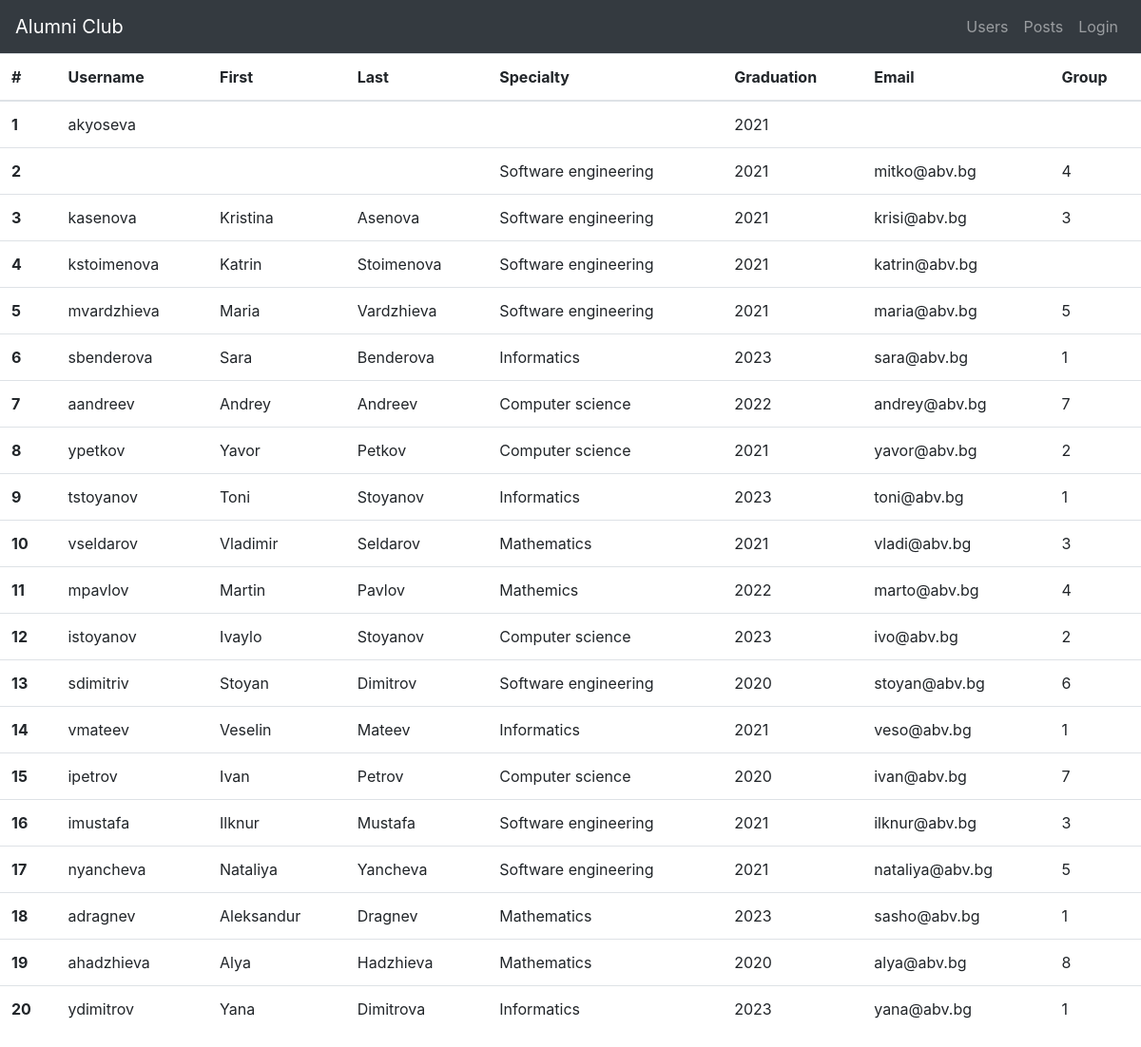
The page /users.php on the database its author committed.
### tables this page shows
CREATE TABLE `visibility` (
  `v_user_id` int(11) NOT NULL,
  `v_username` int(11) NOT NULL,
  `v_first_name` int(11) NOT NULL,
  `v_last_name` int(11) NOT NULL,
  `v_specialty` int(11) NOT NULL,
  `v_graduation` int(11) NOT NULL,
  `v_email` int(11) DEFAULT NULL,
  `v_uni_group` int(11) NOT NULL
);

CREATE TABLE `users` (
  `id` int(11) NOT NULL,
  `username` varchar(45) NOT NULL,
  `first_name` varchar(45) NOT NULL,
  `last_name` varchar(45) NOT NULL,
  `specialty` varchar(45) NOT NULL,
  `graduation` year(4) NOT NULL,
  `password` varchar(45) NOT NULL,
  `email` varchar(45) DEFAULT NULL,
  `uni_group` int(11) NOT NULL
);

### users.php (the view, shortened to what this page needs)
<?php
include 'includes/header.php';
$counter = 1;
?>
<table class="table">
    <thead>
        <tr>
            <th scope="col">#</th>
            <th scope="col">Username</th>
            <th scope="col">First</th>
            <th scope="col">Last</th>
            <th scope="col">Specialty</th>
            <th scope="col">Graduation</th>
            <th scope="col">Email</th>
            <th scope="col">Group</th>
        </tr>
    </thead>
    <tbody>
        <?php
        if (isset($_SESSION["username"])) {
            $stmt = $pdo->prepare('SELECT * FROM users INNER JOIN visibility ON id = v_user_id WHERE id = :id ');
            $stmt->execute(['id' => $_SESSION['id']]);
            $user = $stmt->fetch();
            $user_specialty = $user["specialty"];
            $user_uni_group = $user["uni_group"];
            $data = $pdo->query("SELECT * FROM users INNER JOIN visibility ON id = v_user_id ");
            foreach ($data as $row) {
        ?>
                <tr>
                    <th scope="row"><?php echo $counter++ ?></th>
                    <td><?php if (checkVisible($row['v_username'], $row, $user_specialty, $user_uni_group)) {
                            echo $row['username'];
                        } ?></td>
                    <td><?php if (checkVisible($row['v_first_name'], $row, $user_specialty, $user_uni_group)) {
                            echo $row['first_name'];
                        } ?></td>
                    <td><?php if (checkVisible($row['v_last_name'], $row, $user_specialty, $user_uni_group)) {
                            echo $row['last_name'];
                        } ?></td>
                    <td><?php if (checkVisible($row['v_specialty'], $row, $user_specialty, $user_uni_group)) {
                            echo $row['specialty'];
                        } ?></td>
                    <td><?php if (checkVisible($row['v_graduation'], $row, $user_specialty, $user_uni_group)) {
                            echo $row['graduation'];
                        } ?></td>
                    <td><?php if (checkVisible($row['v_email'], $row, $user_specialty, $user_uni_group)) {
                            echo $row['email'];
                        } ?></td>
                    <td><?php if (checkVisible($row['v_uni_group'], $row, $user_specialty, $user_uni_group)) {
                            echo $row['uni_group'];
                        } ?></td>
                </tr>
            <?php
            }
        } else {
            $data = $pdo->query("SELECT * FROM users INNER JOIN visibility ON id = v_user_id ");
            foreach ($data as $row) {
            ?>
                <tr>
                    <th scope="row"><?php echo $counter++ ?></th>
                    <td><?php if ($row['v_username'] == 0) {
                            echo $row['username'];
                        } ?></td>
                    <td><?php if ($row['v_first_name'] == 0) {
                            echo $row['first_name'];
                        } ?></td>
                    <td><?php if ($row['v_last_name']  == 0) {
                            echo $row['last_name'];
                        } ?></td>
                    <td><?php if ($row['v_specialty'] == 0) {
                            echo $row['specialty'];
                        } ?></td>
                    <td><?php if ($row['v_graduation'] == 0) {
                            echo $row['graduation'];
                        } ?></td>
                    <td><?php if ($row['v_email'] == 0) {
                            echo $row['email'];
                        } ?></td>
                    <td><?php if ($row['v_uni_group'] == 0) {
                            echo $row['uni_group'];
                        } ?></td>
                </tr>
        <?php
            }
        }
        ?>
    </tbody>
</table>
<?php
include 'includes/footer.php';

### rows shown on the page
visibility: v_user_id.username "akyoseva", v_user_id.graduation "2021"
visibility: v_user_id.specialty "Software engineering", v_user_id.graduation "2021", v_user_id.email "mitko@abv.bg", v_user_id.uni_group "4"
visibility: v_user_id.username "kasenova", v_user_id.first_name "Kristina", v_user_id.last_name "Asenova", v_user_id.specialty "Software engineering", v_user_id.graduation "2021", v_user_id.email "krisi@abv.bg", v_user_id.uni_group "3"
visibility: v_user_id.username "kstoimenova", v_user_id.first_name "Katrin", v_user_id.last_name "Stoimenova", v_user_id.specialty "Software engineering", v_user_id.graduation "2021", v_user_id.email "katrin@abv.bg"
visibility: v_user_id.username "mvardzhieva", v_user_id.first_name "Maria", v_user_id.last_name "Vardzhieva", v_user_id.specialty "Software engineering", v_user_id.graduation "2021", v_user_id.email "maria@abv.bg", v_user_id.uni_group "5"
visibility: v_user_id.username "sbenderova", v_user_id.first_name "Sara", v_user_id.last_name "Benderova", v_user_id.specialty "Informatics", v_user_id.graduation "2023", v_user_id.email "sara@abv.bg", v_user_id.uni_group "1"
visibility: v_user_id.username "aandreev", v_user_id.first_name "Andrey", v_user_id.last_name "Andreev", v_user_id.specialty "Computer science", v_user_id.graduation "2022", v_user_id.email "andrey@abv.bg", v_user_id.uni_group "7"
visibility: v_user_id.username "ypetkov", v_user_id.first_name "Yavor", v_user_id.last_name "Petkov", v_user_id.specialty "Computer science", v_user_id.graduation "2021", v_user_id.email "yavor@abv.bg", v_user_id.uni_group "2"
visibility: v_user_id.username "tstoyanov", v_user_id.first_name "Toni", v_user_id.last_name "Stoyanov", v_user_id.specialty "Informatics", v_user_id.graduation "2023", v_user_id.email "toni@abv.bg", v_user_id.uni_group "1"
visibility: v_user_id.username "vseldarov", v_user_id.first_name "Vladimir", v_user_id.last_name "Seldarov", v_user_id.specialty "Mathematics", v_user_id.graduation "2021", v_user_id.email "vladi@abv.bg", v_user_id.uni_group "3"
visibility: v_user_id.username "mpavlov", v_user_id.first_name "Martin", v_user_id.last_name "Pavlov", v_user_id.specialty "Mathemics", v_user_id.graduation "2022", v_user_id.email "marto@abv.bg", v_user_id.uni_group "4"
visibility: v_user_id.username "istoyanov", v_user_id.first_name "Ivaylo", v_user_id.last_name "Stoyanov", v_user_id.specialty "Computer science", v_user_id.graduation "2023", v_user_id.email "ivo@abv.bg", v_user_id.uni_group "2"
visibility: v_user_id.username "sdimitriv", v_user_id.first_name "Stoyan", v_user_id.last_name "Dimitrov", v_user_id.specialty "Software engineering", v_user_id.graduation "2020", v_user_id.email "stoyan@abv.bg", v_user_id.uni_group "6"
visibility: v_user_id.username "vmateev", v_user_id.first_name "Veselin", v_user_id.last_name "Mateev", v_user_id.specialty "Informatics", v_user_id.graduation "2021", v_user_id.email "veso@abv.bg", v_user_id.uni_group "1"
visibility: v_user_id.username "ipetrov", v_user_id.first_name "Ivan", v_user_id.last_name "Petrov", v_user_id.specialty "Computer science", v_user_id.graduation "2020", v_user_id.email "ivan@abv.bg", v_user_id.uni_group "7"
visibility: v_user_id.username "imustafa", v_user_id.first_name "Ilknur", v_user_id.last_name "Mustafa", v_user_id.specialty "Software engineering", v_user_id.graduation "2021", v_user_id.email "ilknur@abv.bg", v_user_id.uni_group "3"
visibility: v_user_id.username "nyancheva", v_user_id.first_name "Nataliya", v_user_id.last_name "Yancheva", v_user_id.specialty "Software engineering", v_user_id.graduation "2021", v_user_id.email "nataliya@abv.bg", v_user_id.uni_group "5"
visibility: v_user_id.username "adragnev", v_user_id.first_name "Aleksandur", v_user_id.last_name "Dragnev", v_user_id.specialty "Mathematics", v_user_id.graduation "2023", v_user_id.email "sasho@abv.bg", v_user_id.uni_group "1"
visibility: v_user_id.username "ahadzhieva", v_user_id.first_name "Alya", v_user_id.last_name "Hadzhieva", v_user_id.specialty "Mathematics", v_user_id.graduation "2020", v_user_id.email "alya@abv.bg", v_user_id.uni_group "8"
visibility: v_user_id.username "ydimitrov", v_user_id.first_name "Yana", v_user_id.last_name "Dimitrova", v_user_id.specialty "Informatics", v_user_id.graduation "2023", v_user_id.email "yana@abv.bg", v_user_id.uni_group "1"
